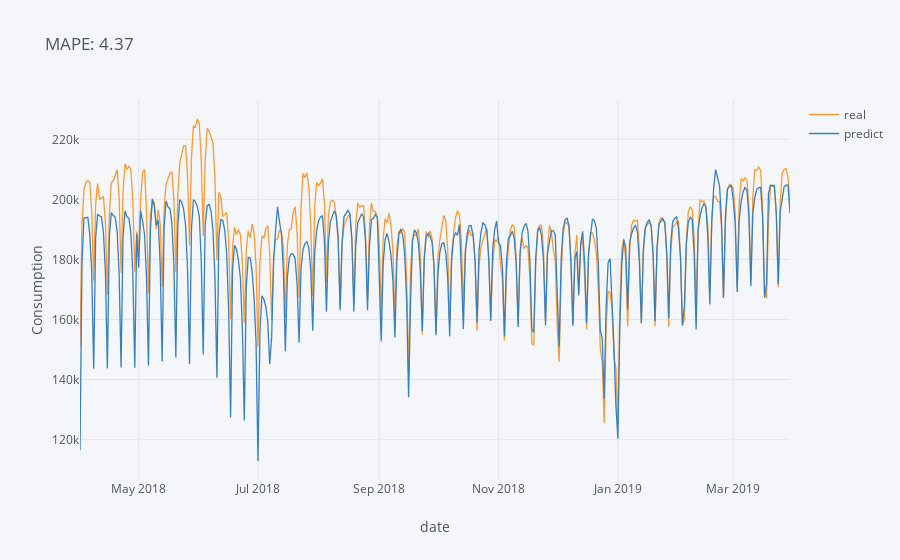

The cell this chart's notebook holds for it:
### Code cell
mapeo1 = join["13_04_2021_11_53_42"].error.mean()*100
join["13_04_2021_11_53_42"][["real", "predict"]].iplot(title = f"MAPE: {mapeo1:.2f}", xTitle = "date", yTitle = "Consumption")

### Figure 1 — Plotly figure (JSON) as saved in the notebook; plotly's stock layout.template omitted (floating-point values rounded to 4 significant figures; data arrays with more than 128 entries replaced by an {"elided": "..."} marker saying what was removed)
{"data": [{"line": {"color": "rgba(255, 153, 51, 1.0)", "dash": "solid", "shape": "linear", "width": 1.3}, "mode": "lines", "name": "real", "text": "", "type": "scatter", "x": {"elided": "364 str values"}, "y": {"elided": "364 float values"}}, {"line": {"color": "rgba(55, 128, 191, 1.0)", "dash": "solid", "shape": "linear", "width": 1.3}, "mode": "lines", "name": "predict", "text": "", "type": "scatter", "x": {"elided": "364 str values"}, "y": {"elided": "364 float values"}}], "layout": {"legend": {"bgcolor": "#F5F6F9", "font": {"color": "#4D5663"}}, "paper_bgcolor": "#F5F6F9", "plot_bgcolor": "#F5F6F9", "title": {"font": {"color": "#4D5663"}, "text": "MAPE: 4.37"}, "xaxis": {"gridcolor": "#E1E5ED", "showgrid": true, "tickfont": {"color": "#4D5663"}, "title": {"font": {"color": "#4D5663"}, "text": "date"}, "zerolinecolor": "#E1E5ED"}, "yaxis": {"gridcolor": "#E1E5ED", "showgrid": true, "tickfont": {"color": "#4D5663"}, "title": {"font": {"color": "#4D5663"}, "text": "Consumption"}, "zerolinecolor": "#E1E5ED"}}}
